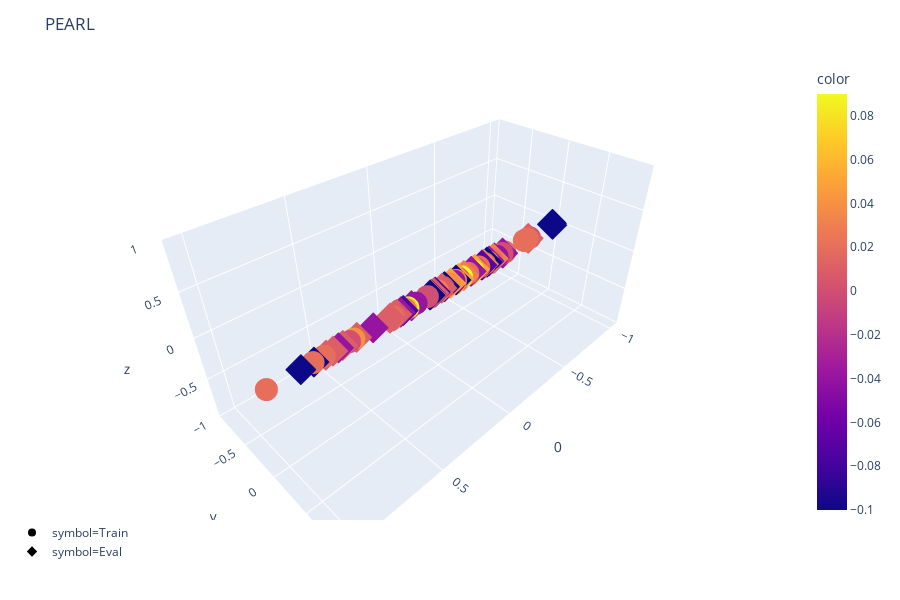
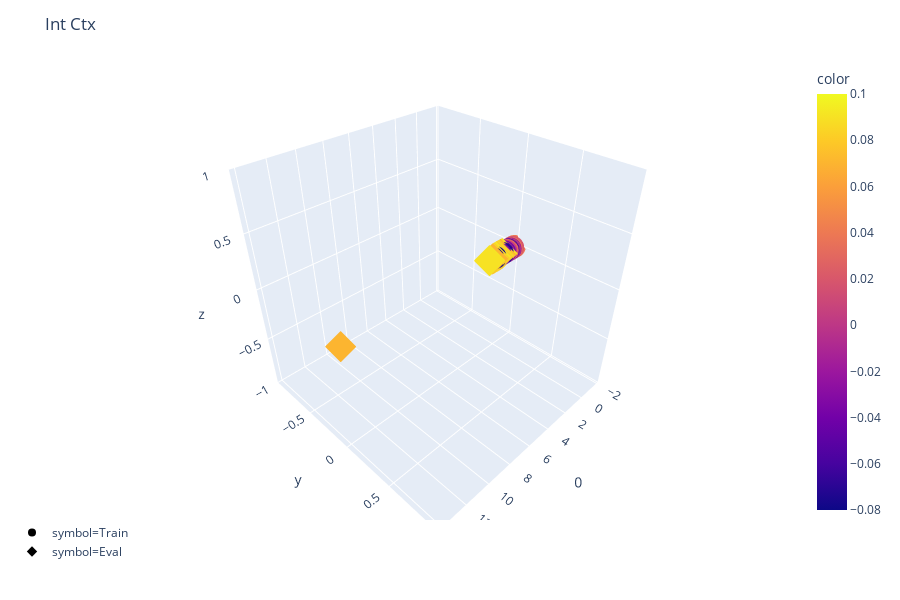
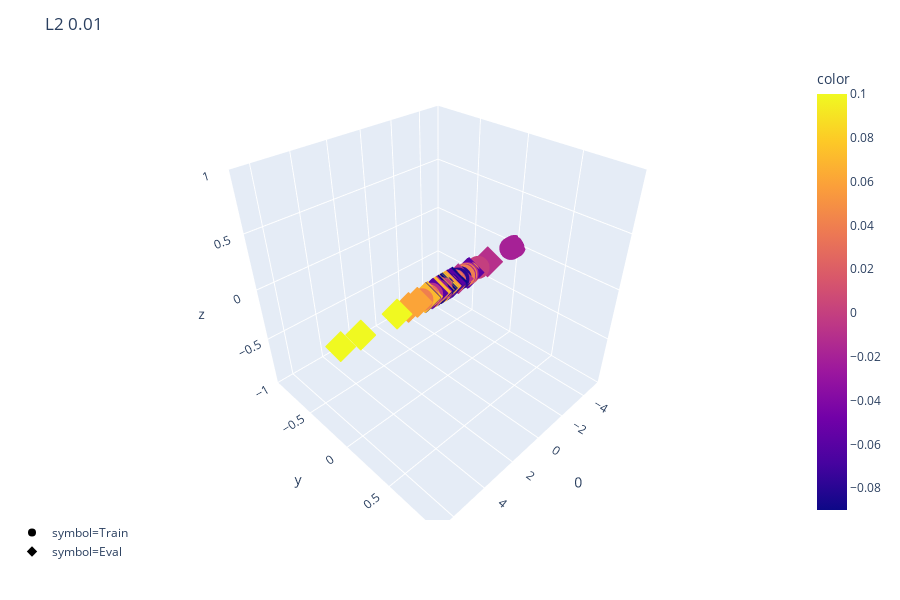

The notebook cell saved with these charts, in order:
### Code cell
for experiment_index, experiment_name, task_param, adapt_index in results:
    path = os.path.join(experiments[experiment_index], adapt_index)
    embeddings_df = pd.read_csv(os.path.join(path, 'default/tensors.tsv'), sep='\t', header=None)
    labels_df = pd.read_csv(os.path.join(path, 'default/metadata.tsv'), sep='\t', header=None)

    plott2d(embeddings_df, labels_df, title=experiment_name, task_param=task_param, show_labels=False)

### Figure 1 — Plotly figure (JSON) as saved in the notebook; plotly's stock layout.template omitted (floating-point values rounded to 4 significant figures)
{"data": [{"hoverlabel": {"namelength": 0}, "hovertemplate": "symbol=Train<br>0=%{x}<br>y=%{y}<br>z=%{z}<br>color=%{marker.color}", "legendgroup": "symbol=Train", "marker": {"color": [0.02, 0.02, 0.02, 0.02, -0.04, -0.04, -0.04, -0.04, 0, 0, 0, 0, 0.03, 0.03, 0.03, 0.03, 0, 0, 0, 0, 0.02, 0.02, 0.02, 0.02, 0.02, 0.02, 0.02, 0.02, 0.04, 0.04, 0.04, 0.04, 0.09, 0.09, 0.09, 0.09, 0.02, 0.02, 0.02, 0.02], "coloraxis": "coloraxis", "symbol": "circle"}, "mode": "markers", "name": "symbol=Train", "scene": "scene", "showlegend": true, "type": "scatter3d", "x": [-0.7566, -0.1199, 0.7283, 0.3184, 0.1999, -0.475, 0.1623, -0.1173, -0.7796, -0.2923, -0.1511, 0.5857, -0.1965, 0.2381, 0.008159, -0.3942, 0.082, 0.2938, -0.03355, -0.5201, -0.3667, 0.7877, 0.2303, -0.227, -0.03424, -0.7305, 0.2363, -0.5445, -0.08395, 0.2348, 0.5597, -0.1287, 0.2316, -0.2653, 0.2185, -0.1764, -0.3173, -0.4258, -0.4278, 1.021], "y": [0, 0, 0, 0, 0, 0, 0, 0, 0, 0, 0, 0, 0, 0, 0, 0, 0, 0, 0, 0, 0, 0, 0, 0, 0, 0, 0, 0, 0, 0, 0, 0, 0, 0, 0, 0, 0, 0, 0, 0], "z": [0, 0, 0, 0, 0, 0, 0, 0, 0, 0, 0, 0, 0, 0, 0, 0, 0, 0, 0, 0, 0, 0, 0, 0, 0, 0, 0, 0, 0, 0, 0, 0, 0, 0, 0, 0, 0, 0, 0, 0]}, {"hoverlabel": {"namelength": 0}, "hovertemplate": "symbol=Eval<br>0=%{x}<br>y=%{y}<br>z=%{z}<br>color=%{marker.color}", "legendgroup": "symbol=Eval", "marker": {"color": [-0.1, -0.1, -0.1, -0.1, -0.1, -0.1, -0.1, -0.1, -0.07, -0.07, -0.07, -0.07, -0.04, -0.04, -0.04, -0.04, -0.04, -0.04, -0.04, -0.04, 0.01, 0.01, 0.01, 0.01, 0.05, 0.05, 0.05, 0.05, 0.01, 0.01, 0.01, 0.01, 0.03, 0.03, 0.03, 0.03, 0.01, 0.01, 0.01, 0.01], "coloraxis": "coloraxis", "symbol": "diamond"}, "mode": "markers", "name": "symbol=Eval", "scene": "scene", "showlegend": true, "type": "scatter3d", "x": [-1.019, -0.1343, 0.2638, -0.04539, -0.3881, 0.06158, 0.7823, 0.8508, -0.3448, 0.02351, 0.2483, 0.05398, 0.1928, 0.268, -0.4068, 0.6477, -0.4533, -0.255, -0.5274, 0.4422, 0.03453, 0.6236, 0.3023, 0.2924, -0.156, -0.2845, -0.1467, -0.09213, -0.02602, -0.2566, 0.3118, 0.6789, -0.3593, -0.1957, -0.4436, 0.05659, -0.7692, 0.3359, 0.5425, 0.7177], "y": [0, 0, 0, 0, 0, 0, 0, 0, 0, 0, 0, 0, 0, 0, 0, 0, 0, 0, 0, 0, 0, 0, 0, 0, 0, 0, 0, 0, 0, 0, 0, 0, 0, 0, 0, 0, 0, 0, 0, 0], "z": [0, 0, 0, 0, 0, 0, 0, 0, 0, 0, 0, 0, 0, 0, 0, 0, 0, 0, 0, 0, 0, 0, 0, 0, 0, 0, 0, 0, 0, 0, 0, 0, 0, 0, 0, 0, 0, 0, 0, 0]}], "layout": {"coloraxis": {"colorbar": {"title": {"text": "color"}}, "colorscale": [[0, "#0d0887"], [0.1111, "#46039f"], [0.2222, "#7201a8"], [0.3333, "#9c179e"], [0.4444, "#bd3786"], [0.5556, "#d8576b"], [0.6667, "#ed7953"], [0.7778, "#fb9f3a"], [0.8889, "#fdca26"], [1, "#f0f921"]]}, "height": 600, "legend": {"tracegroupgap": 0, "x": -0.1, "y": -0.1}, "margin": {"t": 60}, "scene": {"domain": {"x": [0, 1], "y": [0, 1]}, "xaxis": {"title": {"text": "0"}}, "yaxis": {"title": {"text": "y"}}, "zaxis": {"title": {"text": "z"}}}, "title": {"text": "PEARL"}}}

### Figure 2 — Plotly figure (JSON) as saved in the notebook; plotly's stock layout.template omitted (floating-point values rounded to 4 significant figures)
{"data": [{"hoverlabel": {"namelength": 0}, "hovertemplate": "symbol=Train<br>0=%{x}<br>y=%{y}<br>z=%{z}<br>color=%{marker.color}", "legendgroup": "symbol=Train", "marker": {"color": [0, 0, 0, 0, -0.02, -0.02, -0.02, -0.02, 0.03, 0.03, 0.03, 0.03, 0.04, 0.04, 0.04, 0.04, -0.03, -0.03, -0.03, -0.03, -0.08, -0.08, -0.08, -0.08, -0.07, -0.07, -0.07, -0.07, -0.06, -0.06, -0.06, -0.06, 0.02, 0.02, 0.02, 0.02, -0.04, -0.04, -0.04, -0.04], "coloraxis": "coloraxis", "symbol": "circle"}, "mode": "markers", "name": "symbol=Train", "scene": "scene", "showlegend": true, "type": "scatter3d", "x": [-0.7051, -1.081, -1.139, -1.103, -0.1365, -0.05416, -0.05922, 0.0008103, -0.437, -0.8639, -1.031, -1.007, -0.8792, -1.299, -1.679, -1.091, -1.077, -0.9003, -0.3945, -1.202, -0.1022, -0.1931, 0.4429, 0.6804, -0.23, -0.3225, -0.3597, -0.392, -0.9872, -0.9249, -0.5667, -0.872, -1.097, -1.027, -0.7268, -1.494, -0.5631, -1.062, -0.5498, -0.3573], "y": [0, 0, 0, 0, 0, 0, 0, 0, 0, 0, 0, 0, 0, 0, 0, 0, 0, 0, 0, 0, 0, 0, 0, 0, 0, 0, 0, 0, 0, 0, 0, 0, 0, 0, 0, 0, 0, 0, 0, 0], "z": [0, 0, 0, 0, 0, 0, 0, 0, 0, 0, 0, 0, 0, 0, 0, 0, 0, 0, 0, 0, 0, 0, 0, 0, 0, 0, 0, 0, 0, 0, 0, 0, 0, 0, 0, 0, 0, 0, 0, 0]}, {"hoverlabel": {"namelength": 0}, "hovertemplate": "symbol=Eval<br>0=%{x}<br>y=%{y}<br>z=%{z}<br>color=%{marker.color}", "legendgroup": "symbol=Eval", "marker": {"color": [0.07, 0.07, 0.07, 0.07, 0.1, 0.1, 0.1, 0.1, 0.07, 0.07, 0.07, 0.07, 0.09, 0.09, 0.09, 0.09, 0.09, 0.09, 0.09, 0.09, 0.09, 0.09, 0.09, 0.09, 0.07, 0.07, 0.07, 0.07, 0.09, 0.09, 0.09, 0.09, 0.07, 0.07, 0.07, 0.07, 0.09, 0.09, 0.09, 0.09], "coloraxis": "coloraxis", "symbol": "diamond"}, "mode": "markers", "name": "symbol=Eval", "scene": "scene", "showlegend": true, "type": "scatter3d", "x": [0.5119, 0.305, 0.6983, 0.5681, 1.016, 0.3991, 0.1078, 0.002274, -0.06234, 0.5978, 0.03954, 0.4193, 0.1072, 0.0311, 0.03108, 0.51, 0.5044, 0.1696, -0.3243, 0.6473, 0.4336, 0.5309, 1.04, 0.3653, -0.1486, 0.2131, -0.1368, 0.7365, 0.1264, 0.5702, 0.3523, 0.6473, 0.0797, 13.85, 0.05255, 0.563, 0.2534, 0.2545, 0.4237, 0.3541], "y": [0, 0, 0, 0, 0, 0, 0, 0, 0, 0, 0, 0, 0, 0, 0, 0, 0, 0, 0, 0, 0, 0, 0, 0, 0, 0, 0, 0, 0, 0, 0, 0, 0, 0, 0, 0, 0, 0, 0, 0], "z": [0, 0, 0, 0, 0, 0, 0, 0, 0, 0, 0, 0, 0, 0, 0, 0, 0, 0, 0, 0, 0, 0, 0, 0, 0, 0, 0, 0, 0, 0, 0, 0, 0, 0, 0, 0, 0, 0, 0, 0]}], "layout": {"coloraxis": {"colorbar": {"title": {"text": "color"}}, "colorscale": [[0, "#0d0887"], [0.1111, "#46039f"], [0.2222, "#7201a8"], [0.3333, "#9c179e"], [0.4444, "#bd3786"], [0.5556, "#d8576b"], [0.6667, "#ed7953"], [0.7778, "#fb9f3a"], [0.8889, "#fdca26"], [1, "#f0f921"]]}, "height": 600, "legend": {"tracegroupgap": 0, "x": -0.1, "y": -0.1}, "margin": {"t": 60}, "scene": {"domain": {"x": [0, 1], "y": [0, 1]}, "xaxis": {"title": {"text": "0"}}, "yaxis": {"title": {"text": "y"}}, "zaxis": {"title": {"text": "z"}}}, "title": {"text": "Int Ctx"}}}

### Figure 3 — Plotly figure (JSON) as saved in the notebook; plotly's stock layout.template omitted (floating-point values rounded to 4 significant figures)
{"data": [{"hoverlabel": {"namelength": 0}, "hovertemplate": "symbol=Train<br>0=%{x}<br>y=%{y}<br>z=%{z}<br>color=%{marker.color}", "legendgroup": "symbol=Train", "marker": {"color": [0, 0, 0, 0, -0.08, -0.08, -0.08, -0.08, 0.04, 0.04, 0.04, 0.04, -0.02, -0.02, -0.02, -0.02, 0.02, 0.02, 0.02, 0.02, -0.01, -0.01, -0.01, -0.01, -0.08, -0.08, -0.08, -0.08, 0.04, 0.04, 0.04, 0.04, -0.08, -0.08, -0.08, -0.08, -0.02, -0.02, -0.02, -0.02], "coloraxis": "coloraxis", "symbol": "circle"}, "mode": "markers", "name": "symbol=Train", "scene": "scene", "showlegend": true, "type": "scatter3d", "x": [0.5865, -2.089, 0.5238, 0.1632, 0.8096, -0.3827, -0.5153, -0.7509, 1.873, 1.515, 1.434, 0.3841, -4.821, -4.924, -4.751, -1.076, -0.38, -0.3666, 1.47, -0.2003, -1.383, -1.263, 1.232, 0.825, -0.3976, 0.4709, 0.4225, 0.05946, -1.163, -1.01, -0.2838, -1.356, -0.3778, -0.5932, -0.5398, -0.2075, -1.076, -4.893, -4.891, -5.041], "y": [0, 0, 0, 0, 0, 0, 0, 0, 0, 0, 0, 0, 0, 0, 0, 0, 0, 0, 0, 0, 0, 0, 0, 0, 0, 0, 0, 0, 0, 0, 0, 0, 0, 0, 0, 0, 0, 0, 0, 0], "z": [0, 0, 0, 0, 0, 0, 0, 0, 0, 0, 0, 0, 0, 0, 0, 0, 0, 0, 0, 0, 0, 0, 0, 0, 0, 0, 0, 0, 0, 0, 0, 0, 0, 0, 0, 0, 0, 0, 0, 0]}, {"hoverlabel": {"namelength": 0}, "hovertemplate": "symbol=Eval<br>0=%{x}<br>y=%{y}<br>z=%{z}<br>color=%{marker.color}", "legendgroup": "symbol=Eval", "marker": {"color": [0.06, 0.06, 0.06, 0.06, -0.06, -0.06, -0.06, -0.06, -0.09, -0.09, -0.09, -0.09, 0.07, 0.07, 0.07, 0.07, -0.06, -0.06, -0.06, -0.06, -0.01, -0.01, -0.01, -0.01, 0.06, 0.06, 0.06, 0.06, -0.09, -0.09, -0.09, -0.09, 0.1, 0.1, 0.1, 0.1, 0.1, 0.1, 0.1, 0.1], "coloraxis": "coloraxis", "symbol": "diamond"}, "mode": "markers", "name": "symbol=Eval", "scene": "scene", "showlegend": true, "type": "scatter3d", "x": [0.4342, 1.073, 2.713, 2.155, -0.08191, -0.07432, -1.426, 0.8507, 0.4005, 0.1677, -0.2187, 0.7548, 1.497, 0.325, 0.9449, 1.64, 0.08242, 1.195, 1.13, -1.324, -0.6348, -2.856, 0.8901, 0.2126, 0.7114, 0.2461, 0.3584, 0.4103, 0.5753, 1.612, -0.1928, 0.4915, 0.4259, 0.5647, 0.4773, 0.4172, 5.517, 6.589, 3.418, 1.493], "y": [0, 0, 0, 0, 0, 0, 0, 0, 0, 0, 0, 0, 0, 0, 0, 0, 0, 0, 0, 0, 0, 0, 0, 0, 0, 0, 0, 0, 0, 0, 0, 0, 0, 0, 0, 0, 0, 0, 0, 0], "z": [0, 0, 0, 0, 0, 0, 0, 0, 0, 0, 0, 0, 0, 0, 0, 0, 0, 0, 0, 0, 0, 0, 0, 0, 0, 0, 0, 0, 0, 0, 0, 0, 0, 0, 0, 0, 0, 0, 0, 0]}], "layout": {"coloraxis": {"colorbar": {"title": {"text": "color"}}, "colorscale": [[0, "#0d0887"], [0.1111, "#46039f"], [0.2222, "#7201a8"], [0.3333, "#9c179e"], [0.4444, "#bd3786"], [0.5556, "#d8576b"], [0.6667, "#ed7953"], [0.7778, "#fb9f3a"], [0.8889, "#fdca26"], [1, "#f0f921"]]}, "height": 600, "legend": {"tracegroupgap": 0, "x": -0.1, "y": -0.1}, "margin": {"t": 60}, "scene": {"domain": {"x": [0, 1], "y": [0, 1]}, "xaxis": {"title": {"text": "0"}}, "yaxis": {"title": {"text": "y"}}, "zaxis": {"title": {"text": "z"}}}, "title": {"text": "L2 0.01"}}}
